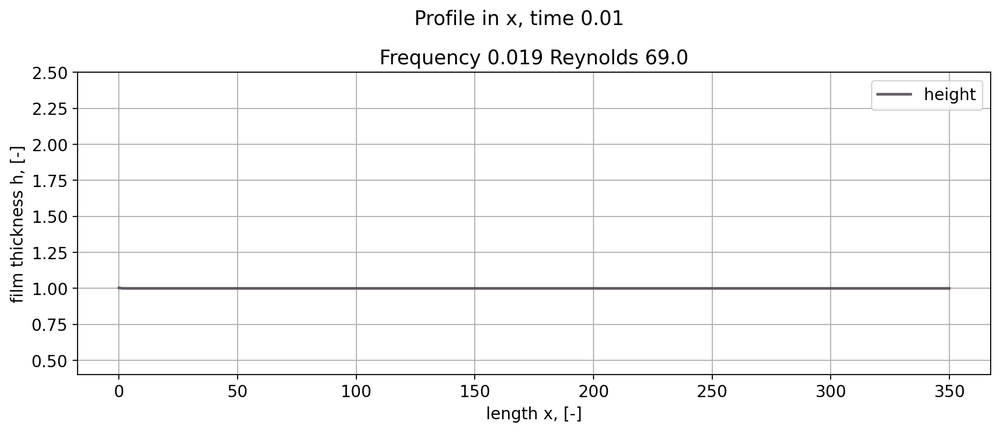
#> input picture produce_and_compress_gifs/pngs_to_gif/env_f/env_f_0.019_Re69.0_frame_1.png, 1000 x 432 px, shrunk from 2037 x 880 before the run; its folder holds 3 pictures in this run
$ python produce_gifs.py
#> lines starting #> are read from the running program, lines starting #| are printed output that depends on the picture
#!/usr/bin/env python3
# -*- coding: utf-8 -*-
"""
Created on Fri Mar 26 11:14:24 2021

Produce gifs from the .png frames

@author: ivanova
"""

import imageio
import os
from natsort import natsorted
# (to use proper sorting)
import glob
from pathlib import Path

# Change working directory:
os.chdir('./pngs_to_gif')

subfolder = natsorted(glob.glob("*"))

# Extract frame names:
files0 = natsorted(os.listdir(subfolder[0]))
# [6 lines of commented-out code are left out]
files = [files0]#, files1]#, files2, files3, files4, files5]

# Create the directory to save the gifs:
Path("../produced_gifs").mkdir(parents=True, exist_ok=True)

# Loop to produce the animated .gif:
for i in range(len(files)):
    images = [imageio.imread(subfolder[i]+os.sep+file) \
              for file in files[i]]
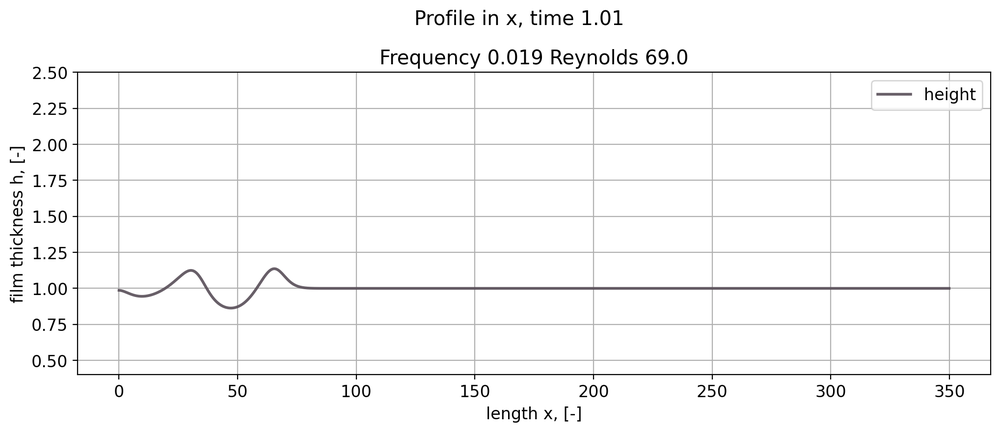
#> input picture produce_and_compress_gifs/pngs_to_gif/env_f/env_f_0.019_Re69.0_frame_101.png, 1000 x 432 px, shrunk from 2037 x 880 before the run
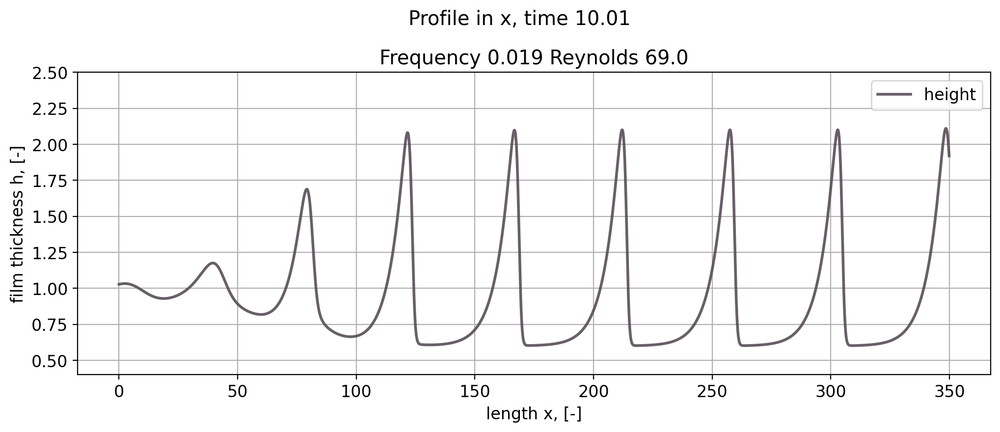
#> input picture produce_and_compress_gifs/pngs_to_gif/env_f/env_f_0.019_Re69.0_frame_1001.png, 1000 x 432 px, shrunk from 2037 x 880 before the run
#> images = 3 items
    imageio.mimwrite('../produced_gifs/Movie_{}.gif'
                      .format(subfolder[i]),
                      images, fps=10)

os.chdir('../../../')
